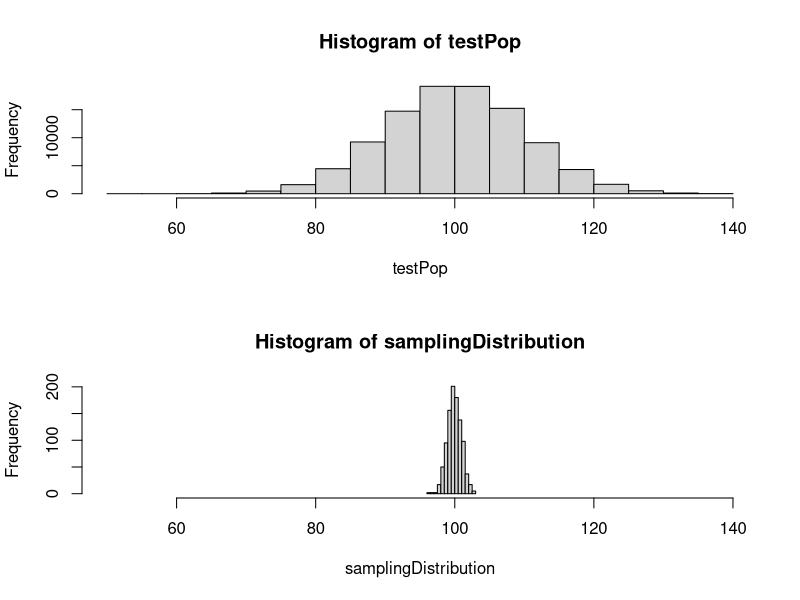
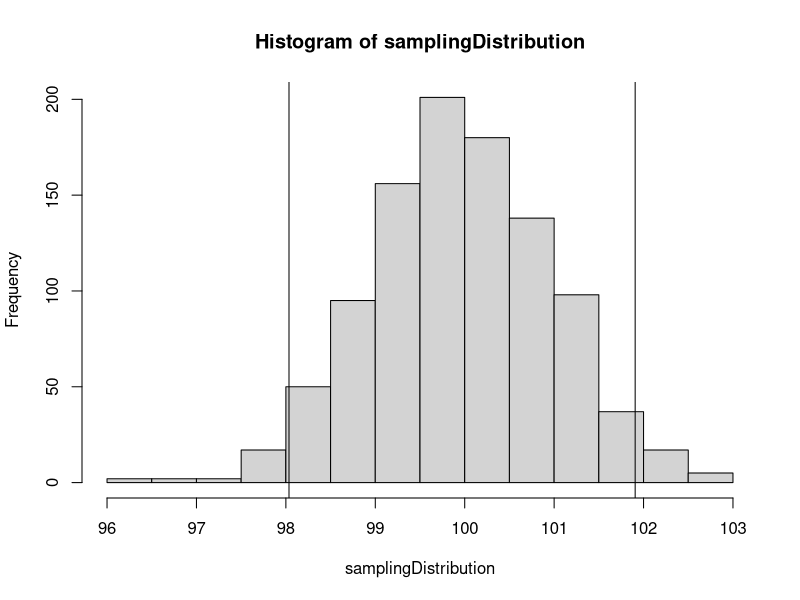
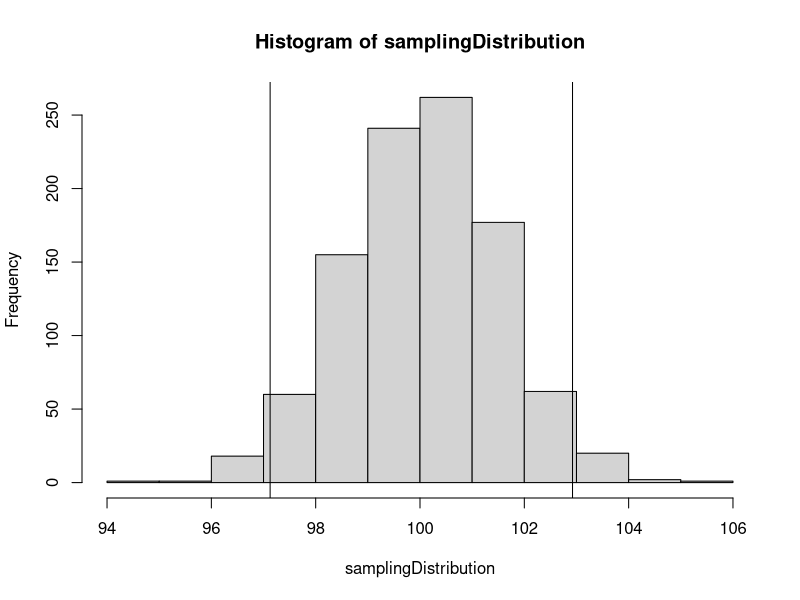
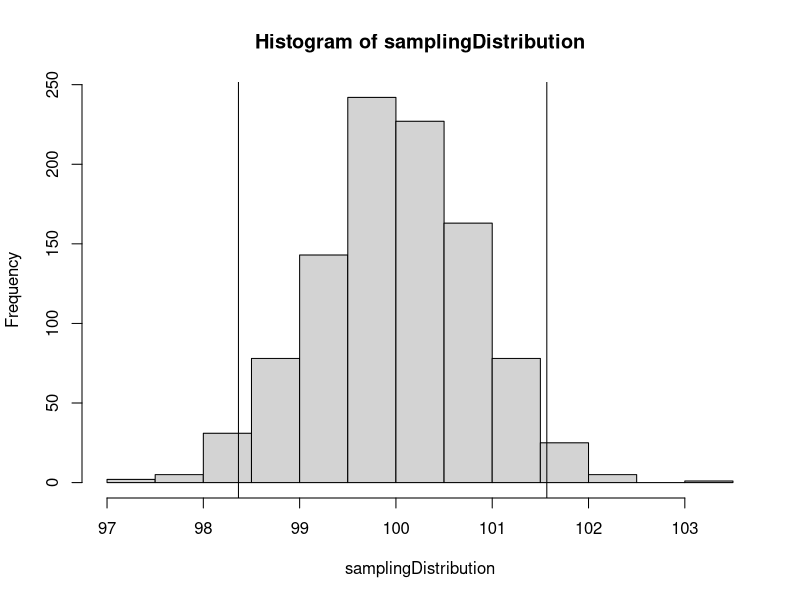
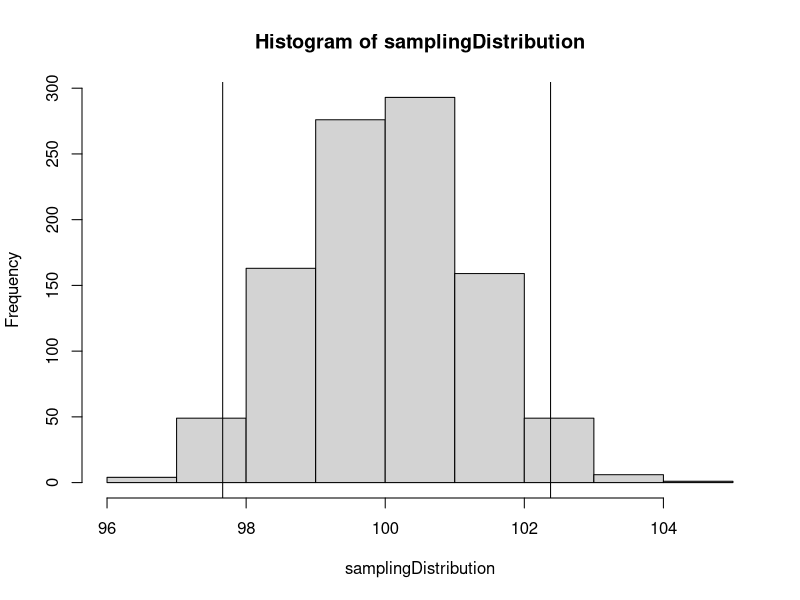
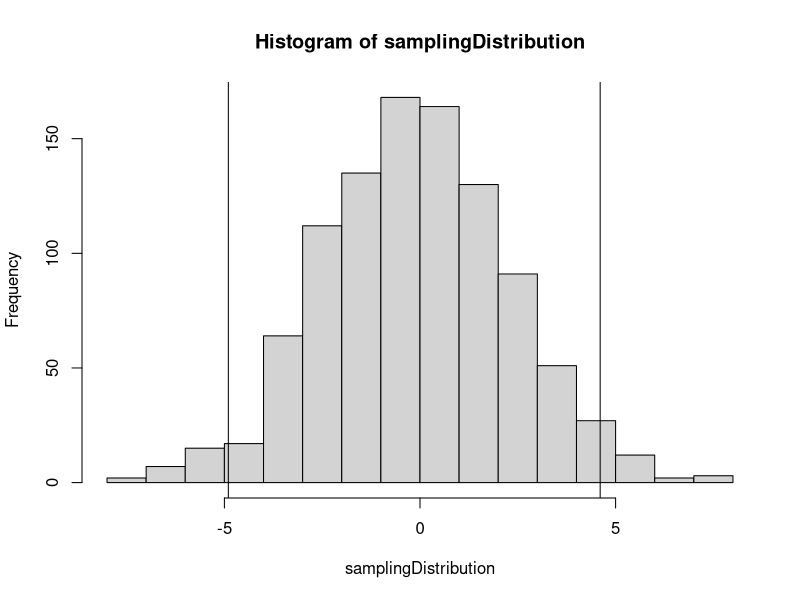

R code for these plots, in order:
## ---- chunk 1
set.seed(1234) 						                # Control randomization
testPop <- rnorm(100000, mean=100, sd=10)	# Create simulated population of test 
sampleTestScores <- function(n) {sample(testPop, size=n, replace=TRUE)}
samplingDistribution <- replicate(1000, mean(sampleTestScores(100)))

par(mfrow=c(2,1))
hist(testPop, xlim=c(50,140))
hist(samplingDistribution, xlim=c(50,140))
par(mfrow=c(1,1))
## ---- chunk 2
mean(samplingDistribution)
## ---- chunk 3
quantile(samplingDistribution, probs=0.025)
## ---- chunk 4
quantile(samplingDistribution, probs=0.975)
## ---- chunk 5
mean(testPop)
mean(samplingDistribution)
## ---- chunk 6
# Case Study A
hist(samplingDistribution) 
abline(v=quantile(samplingDistribution, prob=0.025))
abline(v=quantile(samplingDistribution, prob=0.975))

mean(samplingDistribution)
## ---- chunk 7
samplingDistribution <- replicate(1000, mean(sampleTestScores(49)))
hist(samplingDistribution) 
abline(v=quantile(samplingDistribution,prob=0.025))
abline(v=quantile(samplingDistribution,prob=0.975))
# mean(samplingDistribution)
# median(samplingDistribution)
## ---- chunk 8
samplingDistribution <- replicate(1000, mean(sampleTestScores(144)))
hist(samplingDistribution) 
abline(v=quantile(samplingDistribution,prob=0.025))
abline(v=quantile(samplingDistribution,prob=0.975))
## ---- chunk 9
summary(samplingDistribution)
## ---- chunk 10
quantile(samplingDistribution, prob=0.025)

## ---- chunk 11
quantile(samplingDistribution, prob=0.975)
## ---- chunk 12
cat("mean of the samplingDistribution is ", mean(samplingDistribution))
cat("\nmean of the testPop is ",mean(testPop))
## ---- chunk 13
samplingDistribution <- replicate(1000, mean(sampleTestScores(64)))
hist(samplingDistribution) 
abline(v=quantile(samplingDistribution,prob=0.025))
abline(v=quantile(samplingDistribution,prob=0.975))
## ---- chunk 14
summary(samplingDistribution)
quantile(samplingDistribution, probs=0.025)
quantile(samplingDistribution, probs=0.975)
## ---- chunk 15
samplingDistribution <- replicate(1000, (mean(sampleTestScores(36) - mean(sampleTestScores(36)))))
hist(samplingDistribution) 
abline(v=quantile(samplingDistribution,prob=0.025))
abline(v=quantile(samplingDistribution,prob=0.975))
## ---- chunk 16
summary(samplingDistribution)
quantile(samplingDistribution, probs=0.025)
quantile(samplingDistribution, probs=0.975)
